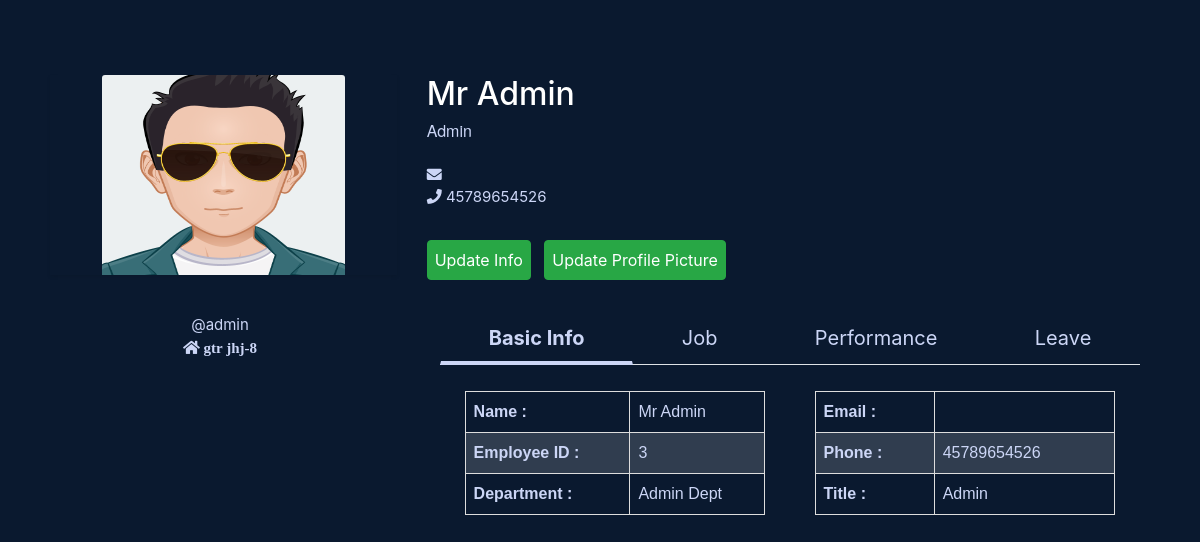
Screenshot of /profile (signed in) with the database file from the repository.
### core/models.py (models this page shows, shortened)
class EmployeePersonalInfo(models.Model):
	user = models.OneToOneField(User, on_delete=models.CASCADE)
	fullname = models.CharField(max_length=50)
	gender = models.CharField(max_length=25, choices=gender_choices)
	age = models.IntegerField()
	image = models.ImageField(default="default.png", upload_to='profile_pics')
	address = models.CharField(max_length=50)
	phone_number = models.CharField(max_length=15, validators=[RegexValidator(r'^\d{1,15}$')])

class EmployeeJobInfo(models.Model):
	user = models.OneToOneField(User, on_delete=models.CASCADE)
	job_title = models.CharField(max_length=50)
	rank = models.CharField(max_length=25, choices=rank_choices)
	working_hours = models.CharField(max_length=25, choices=working_hours_choices)
	department = models.ForeignKey(Department, on_delete=models.SET_NULL, blank=True, null=True)
	roles = models.ForeignKey(Role, on_delete=models.SET_NULL, blank=True, null=True)
	Pay_Grade = models.ForeignKey(PayGrade, on_delete=models.SET_NULL, blank=True, null=True)
	isManager = models.BooleanField(default=False)

class Department(models.Model):
	name = models.CharField(max_length=60)
	description = models.CharField(max_length=264)
	def __str__(self):
		return self.name

### core/views.py (the view)
# urls.py: path('profile', profile, name='profile'),
@login_required(login_url='/login')
def profile(request):
	EPIRecord = EmployeePersonalInfo.objects.filter(user= request.user)
	if not EPIRecord:
		messages.info(request, f'Please update your personal information.')
		return redirect('core:add-personal-info')
	personal_info = EmployeePersonalInfo.objects.get(user=request.user)
	try:
		job_info = EmployeeJobInfo.objects.get(user=request.user)
	except:
		job_info = {
			'department' : 'N/A',
			'job_title' : 'N/A',
			'rank' : 'N/A',
			'working_hours' : 'N/A',
			'roles' : 'N/A',
			'Pay_Grade' : 'N/A'
		}
	user_info = request.user
	context = {
		'personal_info' : personal_info,
		'job_info' : job_info,
		'user_info' : user_info
	}
	return render(request, 'core/profile.html', context)

### core/templates/core/profile.html (shortened to what this page needs)
{% extends 'core/base.html' %}
{% load static %}
{% block content %}
	<div class="container profile" >
      <div class="row" >
        <div class="col-md-4">
          <div class="mb-4 shadow-sm" >
            <img class="bd-placeholder-img card-img-top profile_image" src="{{ personal_info.image.url }}" preserveAspectRatio="xMidYMid slice" focusable="false" role="img" aria-label="Placeholder: Thumbnail"></img>
          </div>
        </div>
        <div class="col-md-8">
        	<h2> {{ personal_info.fullname }} </h2>
        	<h6 class=jobtitle> {{ job_info.job_title }}</h6>
        	<p> <i class="fas fa-envelope"></i> {{ user_info.email }} <br />
        	<i class="fas fa-phone"></i> {{ personal_info.phone_number }} </p>
            {% if is_logged_profile == False %}
                <a href="{% url 'core:update-personal-info' personal_info.pk %}">
                	<button disabled="" type="submit" class="btn btn-success">Update Info</button>
                </a>
                &nbsp;
                <a href="{% url 'core:update-profile-pic' personal_info.pk %}">
                    <button disabled="" type="submit" class="btn btn-success">Update Profile Picture</button>
                </a>
            {% else %}
                <a href="{% url 'core:update-personal-info' personal_info.pk %}">
                <button type="submit" class="btn btn-success">Update Info</button>
                </a>
                <a href="{% url 'core:update-profile-pic' personal_info.pk %}">
                    <button type="submit" class="btn btn-success">Update Profile Picture</button>
                </a>
            {% endif %}
        </div>
      </div>
    </div>
    <div class="container">
    	<div class="row">
    		<div class="col-md-4" style="text-align: center;">
    			<p>
    				@{{user_info.username }} <br>
    				<i class="fa fa-home"> {{ personal_info.address }}</i>
    			</p>
    		</div>
    		<div class="col-md-8">
    			<div class="infotab">
		    	{% include 'core/infotabs.html' %}
			</div>
    		</div>
    	</div>
    </div>
{% endblock %}

### core/templates/core/infotabs.html (shortened to what this page needs)
<section id="tabs">
	<div class="container">
		<div class="row">
			<div class="col-12 ">
				<nav>
					<div class="nav nav-tabs nav-fill" id="nav-tab" role="tablist">
						<a class="nav-item nav-link active" id="nav-home-tab" data-toggle="tab" href="#basic-info" role="tab" aria-controls="nav-home" aria-selected="true">Basic Info</a>
						<a class="nav-item nav-link" id="nav-profile-tab" data-toggle="tab" href="#job-info" role="tab" aria-controls="nav-profile" aria-selected="false">Job</a>
						<a class="nav-item nav-link" id="nav-contact-tab" data-toggle="tab" href="#performance-info" role="tab" aria-controls="nav-contact" aria-selected="false">Performance</a>
						<a class="nav-item nav-link" id="nav-about-tab" data-toggle="tab" href="#leave-info" role="tab" aria-controls="nav-about" aria-selected="false">Leave</a>
					</div>
				</nav>
				<div class="tab-content py-3 px-3 px-sm-0" id="nav-tabContent">
					<div class="tab-pane fade show active" id="basic-info" role="tabpanel" aria-labelledby="nav-home-tab">
						<div class="container">
							<div class="row">
								<div class="col-md-6">
									<table >
										<tr>
											<td>
												<strong> Name : </strong>
											</td>
											<td>
												{{ personal_info.fullname }}
											</td>
										</tr>
										<tr>
											<td>
												<strong>Employee ID :</strong>
											</td>
											<td>
												{{ user_info.id }}
											</td>
										</tr>
										<tr>
											<td>
												<strong>Department :</strong>
											</td>
											<td>{{  job_info.department }}</td>
										</tr>
									</table>
								</div>
								<div class="col-md-6">
									<table >
										<tr>
											<td> <strong> Email : </strong> </td>
											<td>{{ user_info.email }}</td>
										</tr>
										<tr>
											<td><strong>Phone : </strong></td>
											<td>{{ personal_info.phone_number }}</td>
										</tr>
										<tr>
											<td><strong>Title : </strong></td>
											<td> {{  job_info.job_title }}</td>
										</tr>
									</table>
								</div>
							</div>
						</div>
					</div>
				</div>
			</div>
		</div>
	</div>
</section>

### core/static/core/style.css (style rules this page uses)
html, body { background-color: #0a192f; color: rgb(204, 214, 246); }
h1, h2, h3, h4, h5 { color: white; }
p { font-size: 15px; }
.btn { margin-top: 15px; padding: 7px; cursor: pointer; }
.profile { padding: 75px 20px; padding-bottom: 15px; }
.profile_image { width: 70%; height: 200px; cursor: pointer; margin-left: 15%; }
.jobtitle { font-family: fa5-proxima-nova,"Helvetica Neue",Helvetica,Arial,sans-serif; font-weight: lighter; padding-bottom: 15px; }
table { width: 350px; padding: 15px 100px; }
section { padding: 0px 0px; }
#tabs { width: 100%; }
#tabs .nav-tabs .nav-item.show .nav-link, .nav-tabs .nav-link.active { color: #f3f3f3; background-color: transparent; border-color: transparent transparent #f3f3f3; border-bottom: 4px solid !important; font-size: 20px; font-weight: bold; }
#tabs .nav-tabs .nav-link { border: 1px solid transparent; border-top-left-radius: .25rem; border-top-right-radius: .25rem; color: rgb(204, 214, 246); font-size: 20px; }

### assignment/static/assignment/style.css (style rules this page uses)
table { font-family: arial, sans-serif; border-collapse: collapse; width: 94%; margin-left: 3%; margin-top: 3% }
td, th { border: 1px solid #dddddd; text-align: left; padding: 8px; }
tr:nth-child(even) { background-color: #dddddd2e; }
a { color: black; text-decoration: none; }

### rows the page displays
EmployeePersonalInfo: image (placeholder picture), fullname "Mr Admin", phone_number "45789654526", address "gtr jhj-8"
EmployeeJobInfo: job_title "Admin", department "Admin Dept"

### other values shown
{{ user_info.username }} "admin"
{{ user_info.id }} "3"
